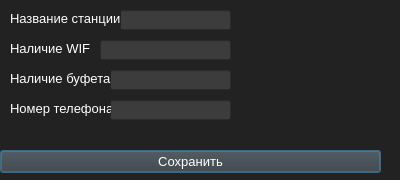
<?xml version="1.0" encoding="UTF-8"?>
<ui version="4.0">
 <class>cashadd</class>
 <widget class="QDialog" name="cashadd">
  <property name="geometry">
   <rect>
    <x>0</x>
    <y>0</y>
    <width>400</width>
    <height>180</height>
   </rect>
  </property>
  <property name="windowTitle">
   <string>Добавление</string>
  </property>
  <property name="styleSheet">
   <string notr="true">background-color: rgb(34, 34, 34);</string>
  </property>
  <widget class="QLineEdit" name="lineEdit">
   <property name="geometry">
    <rect>
     <x>120</x>
     <y>10</y>
     <width>111</width>
     <height>20</height>
    </rect>
   </property>
   <property name="font">
    <font>
     <pointsize>10</pointsize>
    </font>
   </property>
   <property name="styleSheet">
    <string notr="true">background-color: rgb(60, 60,60);
color: rgb(255, 255, 255);</string>
   </property>
   <property name="text">
    <string/>
   </property>
  </widget>
  <widget class="QLineEdit" name="lineEdit_2">
   <property name="geometry">
    <rect>
     <x>100</x>
     <y>40</y>
     <width>131</width>
     <height>20</height>
    </rect>
   </property>
   <property name="font">
    <font>
     <pointsize>10</pointsize>
    </font>
   </property>
   <property name="styleSheet">
    <string notr="true">background-color: rgb(60, 60,60);
color: rgb(255, 255, 255);</string>
   </property>
   <property name="text">
    <string/>
   </property>
  </widget>
  <widget class="QLabel" name="label_2">
   <property name="geometry">
    <rect>
     <x>10</x>
     <y>40</y>
     <width>81</width>
     <height>16</height>
    </rect>
   </property>
   <property name="font">
    <font>
     <pointsize>10</pointsize>
    </font>
   </property>
   <property name="styleSheet">
    <string notr="true">color: rgb(255, 255, 255);</string>
   </property>
   <property name="text">
    <string>Наличие WIFI</string>
   </property>
  </widget>
  <widget class="QLabel" name="label">
   <property name="geometry">
    <rect>
     <x>10</x>
     <y>10</y>
     <width>111</width>
     <height>16</height>
    </rect>
   </property>
   <property name="font">
    <font>
     <pointsize>10</pointsize>
    </font>
   </property>
   <property name="styleSheet">
    <string notr="true">color: rgb(255, 255, 255);</string>
   </property>
   <property name="text">
    <string>Название станции</string>
   </property>
  </widget>
  <widget class="QLineEdit" name="lineEdit_3">
   <property name="geometry">
    <rect>
     <x>110</x>
     <y>70</y>
     <width>121</width>
     <height>20</height>
    </rect>
   </property>
   <property name="font">
    <font>
     <pointsize>10</pointsize>
    </font>
   </property>
   <property name="styleSheet">
    <string notr="true">background-color: rgb(60, 60,60);
color: rgb(255, 255, 255);</string>
   </property>
   <property name="text">
    <string/>
   </property>
  </widget>
  <widget class="QPushButton" name="pushButton">
   <property name="geometry">
    <rect>
     <x>0</x>
     <y>150</y>
     <width>381</width>
     <height>23</height>
    </rect>
   </property>
   <property name="font">
    <font>
     <pointsize>10</pointsize>
    </font>
   </property>
   <property name="styleSheet">
    <string notr="true">background-color: rgb(60, 60,60);
color: rgb(255, 255, 255);</string>
   </property>
   <property name="text">
    <string>Сохранить</string>
   </property>
  </widget>
  <widget class="QLabel" name="label_3">
   <property name="geometry">
    <rect>
     <x>10</x>
     <y>70</y>
     <width>101</width>
     <height>16</height>
    </rect>
   </property>
   <property name="font">
    <font>
     <pointsize>10</pointsize>
    </font>
   </property>
   <property name="styleSheet">
    <string notr="true">color: rgb(255, 255, 255);</string>
   </property>
   <property name="text">
    <string>Наличие буфета</string>
   </property>
  </widget>
  <widget class="QLineEdit" name="lineEdit_4">
   <property name="geometry">
    <rect>
     <x>110</x>
     <y>100</y>
     <width>121</width>
     <height>20</height>
    </rect>
   </property>
   <property name="font">
    <font>
     <pointsize>10</pointsize>
    </font>
   </property>
   <property name="styleSheet">
    <string notr="true">background-color: rgb(60, 60,60);
color: rgb(255, 255, 255);</string>
   </property>
   <property name="text">
    <string/>
   </property>
  </widget>
  <widget class="QLabel" name="label_4">
   <property name="geometry">
    <rect>
     <x>10</x>
     <y>100</y>
     <width>101</width>
     <height>16</height>
    </rect>
   </property>
   <property name="font">
    <font>
     <pointsize>10</pointsize>
    </font>
   </property>
   <property name="styleSheet">
    <string notr="true">color: rgb(255, 255, 255);</string>
   </property>
   <property name="text">
    <string>Номер телефона</string>
   </property>
  </widget>
 </widget>
 <resources/>
 <connections/>
</ui>
